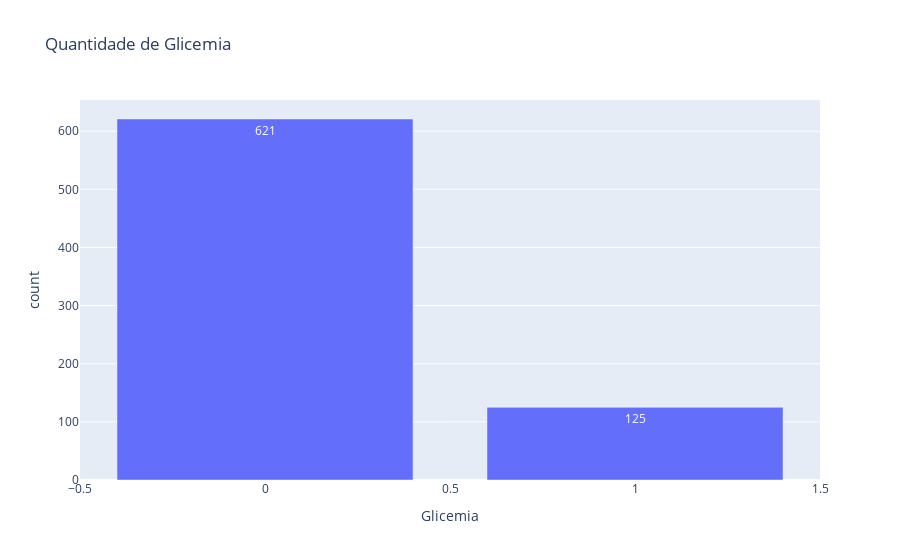

The code cell stored with this chart in its notebook:
### Code cell
constroi_grafico_barras('Glicemia')

### Figure 1 — Plotly figure (JSON) as saved in the notebook; plotly's stock layout.template omitted (floating-point values rounded to 4 significant figures)
{"data": [{"alignmentgroup": "True", "hovertemplate": "Glicemia=%{x}<br>count=%{y}<extra></extra>", "legendgroup": "", "marker": {"color": "#636efa", "pattern": {"shape": ""}}, "name": "", "offsetgroup": "", "orientation": "v", "showlegend": false, "textposition": "auto", "texttemplate": "%{y}", "type": "bar", "x": [0, 1], "xaxis": "x", "y": [621, 125], "yaxis": "y"}], "layout": {"autosize": true, "barmode": "relative", "legend": {"tracegroupgap": 0}, "title": {"text": "Quantidade de Glicemia"}, "xaxis": {"anchor": "y", "autorange": true, "domain": [0, 1], "range": [-0.5, 1.5], "title": {"text": "Glicemia"}, "type": "linear"}, "yaxis": {"anchor": "x", "autorange": true, "domain": [0, 1], "range": [0, 653.7], "title": {"text": "count"}, "type": "linear"}}}
